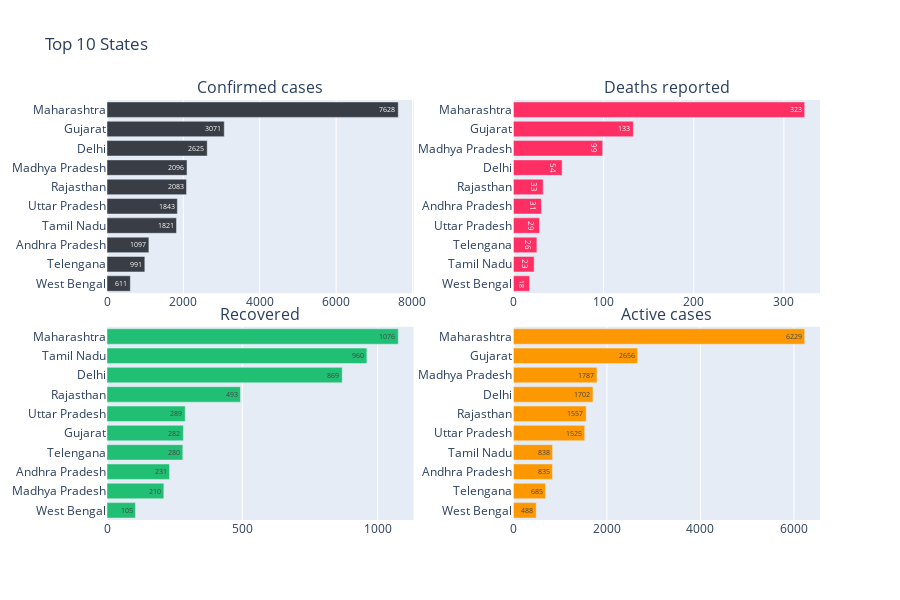

Notebook source saved alongside this figure:
### Code cell
#Creating Figures
plot_c = px.bar(top_10.sort_values('Confirmed') ,x="Confirmed",y = top_10.sort_values('Confirmed').index,
               text='Confirmed', orientation='h', color_discrete_sequence = [cnf])

plot_d = px.bar(top_10.sort_values('Deaths'),x="Deaths",y = top_10.sort_values('Deaths').index,
               text='Deaths', orientation='h', color_discrete_sequence = [dth])

plot_r = px.bar(top_10.sort_values('Cured'),x="Cured",y = top_10.sort_values('Cured').index,
               text='Cured', orientation='h', color_discrete_sequence = [rec])

plot_a = px.bar(top_10.sort_values('Active'),x="Active",y = top_10.sort_values('Active').index,
               text='Active', orientation='h', color_discrete_sequence = [act])


# plot
fig = make_subplots(rows=2, cols=2, shared_xaxes=False, horizontal_spacing=0.14, vertical_spacing=0.08,
                    subplot_titles=('Confirmed cases', 'Deaths reported', 'Recovered', 'Active cases'))

fig.add_trace(plot_c['data'][0],row=1, col=1)
fig.add_trace(plot_d['data'][0],row=1, col=2)
fig.add_trace(plot_r['data'][0],row=2, col=1)
fig.add_trace(plot_a['data'][0],row=2, col=2)

fig.update_layout(height=600 ,title_text="Top 10 States ")

### Figure 1 — Plotly figure (JSON) as saved in the notebook; plotly's stock layout.template omitted (floating-point values rounded to 4 significant figures)
{"data": [{"alignmentgroup": "True", "hoverlabel": {"namelength": 0}, "hovertemplate": "Confirmed=%{text}<br>y=%{y}", "legendgroup": "", "marker": {"color": "#393e46"}, "name": "", "offsetgroup": "", "orientation": "h", "showlegend": false, "text": [611, 991, 1097, 1821, 1843, 2083, 2096, 2625, 3071, 7628], "textposition": "auto", "type": "bar", "x": [611, 991, 1097, 1821, 1843, 2083, 2096, 2625, 3071, 7628], "xaxis": "x", "y": ["West Bengal", "Telengana", "Andhra Pradesh", "Tamil Nadu", "Uttar Pradesh", "Rajasthan", "Madhya Pradesh", "Delhi", "Gujarat", "Maharashtra"], "yaxis": "y"}, {"alignmentgroup": "True", "hoverlabel": {"namelength": 0}, "hovertemplate": "Deaths=%{text}<br>y=%{y}", "legendgroup": "", "marker": {"color": "#ff2e63"}, "name": "", "offsetgroup": "", "orientation": "h", "showlegend": false, "text": [18, 23, 26, 29, 31, 33, 54, 99, 133, 323], "textposition": "auto", "type": "bar", "x": [18, 23, 26, 29, 31, 33, 54, 99, 133, 323], "xaxis": "x2", "y": ["West Bengal", "Tamil Nadu", "Telengana", "Uttar Pradesh", "Andhra Pradesh", "Rajasthan", "Delhi", "Madhya Pradesh", "Gujarat", "Maharashtra"], "yaxis": "y2"}, {"alignmentgroup": "True", "hoverlabel": {"namelength": 0}, "hovertemplate": "Cured=%{text}<br>y=%{y}", "legendgroup": "", "marker": {"color": "#21bf73"}, "name": "", "offsetgroup": "", "orientation": "h", "showlegend": false, "text": [105, 210, 231, 280, 282, 289, 493, 869, 960, 1076], "textposition": "auto", "type": "bar", "x": [105, 210, 231, 280, 282, 289, 493, 869, 960, 1076], "xaxis": "x3", "y": ["West Bengal", "Madhya Pradesh", "Andhra Pradesh", "Telengana", "Gujarat", "Uttar Pradesh", "Rajasthan", "Delhi", "Tamil Nadu", "Maharashtra"], "yaxis": "y3"}, {"alignmentgroup": "True", "hoverlabel": {"namelength": 0}, "hovertemplate": "Active=%{text}<br>y=%{y}", "legendgroup": "", "marker": {"color": "#fe9801"}, "name": "", "offsetgroup": "", "orientation": "h", "showlegend": false, "text": [488, 685, 835, 838, 1525, 1557, 1702, 1787, 2656, 6229], "textposition": "auto", "type": "bar", "x": [488, 685, 835, 838, 1525, 1557, 1702, 1787, 2656, 6229], "xaxis": "x4", "y": ["West Bengal", "Telengana", "Andhra Pradesh", "Tamil Nadu", "Uttar Pradesh", "Rajasthan", "Delhi", "Madhya Pradesh", "Gujarat", "Maharashtra"], "yaxis": "y4"}], "layout": {"annotations": [{"font": {"size": 16}, "showarrow": false, "text": "Confirmed cases", "x": 0.215, "xanchor": "center", "xref": "paper", "y": 1, "yanchor": "bottom", "yref": "paper"}, {"font": {"size": 16}, "showarrow": false, "text": "Deaths reported", "x": 0.785, "xanchor": "center", "xref": "paper", "y": 1, "yanchor": "bottom", "yref": "paper"}, {"font": {"size": 16}, "showarrow": false, "text": "Recovered", "x": 0.215, "xanchor": "center", "xref": "paper", "y": 0.46, "yanchor": "bottom", "yref": "paper"}, {"font": {"size": 16}, "showarrow": false, "text": "Active cases", "x": 0.785, "xanchor": "center", "xref": "paper", "y": 0.46, "yanchor": "bottom", "yref": "paper"}], "height": 600, "title": {"text": "Top 10 States "}, "xaxis": {"anchor": "y", "domain": [0, 0.43]}, "xaxis2": {"anchor": "y2", "domain": [0.57, 1]}, "xaxis3": {"anchor": "y3", "domain": [0, 0.43]}, "xaxis4": {"anchor": "y4", "domain": [0.57, 1]}, "yaxis": {"anchor": "x", "domain": [0.54, 1]}, "yaxis2": {"anchor": "x2", "domain": [0.54, 1]}, "yaxis3": {"anchor": "x3", "domain": [0, 0.46]}, "yaxis4": {"anchor": "x4", "domain": [0, 0.46]}}}
